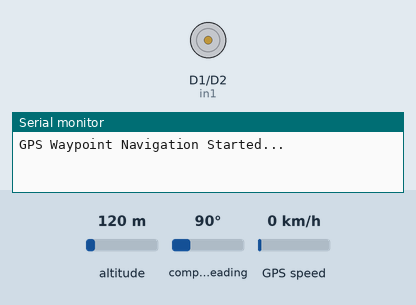
Simulated run of this sketch. Board: ESP8266 (NodeMCU). Shown: motor-driver pin pairs drawn as motors (green arrow = first pin HIGH = forward, orange = second pin HIGH = backward, longer = more drive, scaled by the enable pin), the last lines printed to the serial monitor. The test bench sets the inputs (shaded band); at power-on: altitude 120 m, compass heading 90°, GPS speed 0 km/h. The GPS gets a fix after 3 s at 37.7749, -122.4194 with 8 satellites.

Above: at 0.1 s.
At 3.1 s:
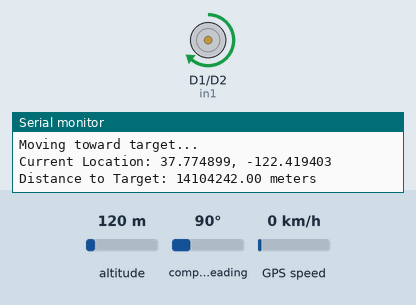
Timing chart, 0 to 4.6 s (numbered marks = the images above):
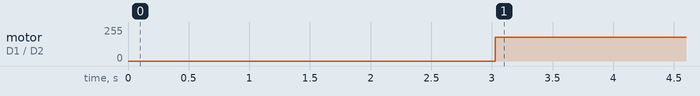

The sketch:

gps_agv.ino
```cpp
#include <SoftwareSerial.h>
#include <TinyGPS++.h>

// GPS module connected to D6 (RX) and D5 (TX) of ESP8266
SoftwareSerial gpsSerial(D6, D5);
TinyGPSPlus gps;

// Target waypoint coordinates (change as needed)
const float targetLat = 12.86758798536401;   // Latitude
const float targetLng = 74.92530863528779;   // Longitude

// Motor driver pins (adjust as per wiring)
const int in1 = D1;
const int in2 = D2;
const int enA = D3;

void setup() {
  Serial.begin(9600);           // Serial Monitor
  gpsSerial.begin(9600);        // GPS module

  pinMode(in1, OUTPUT);
  pinMode(in2, OUTPUT);
  pinMode(enA, OUTPUT);

  Serial.println("GPS Waypoint Navigation Started...");
}

void loop() {
  while (gpsSerial.available() > 0) {
    gps.encode(gpsSerial.read());

    if (gps.location.isUpdated()) {
      float currentLat = gps.location.lat();
      float currentLng = gps.location.lng();

      Serial.print("Current Location: ");
      Serial.print(currentLat, 6); Serial.print(", ");
      Serial.println(currentLng, 6);

      // Calculate distance to target
      float distance = TinyGPSPlus::distanceBetween(currentLat, currentLng, targetLat, targetLng);
      Serial.print("Distance to Target: ");
      Serial.print(distance); Serial.println(" meters");

      // Navigation logic
      if (distance > 10) {
        // Drive forward
        digitalWrite(in1, HIGH);
        digitalWrite(in2, LOW);
        analogWrite(enA, 180);  // Adjust speed (0-255)
        Serial.println("Moving toward target...");
      } else {
        // Stop
        digitalWrite(in1, LOW);
        digitalWrite(in2, LOW);
        analogWrite(enA, 0);
        Serial.println("Reached target location.");
      }
    }
  }
}
```

Measured:
- by itself, motor on D1 (in1) / D2 (in2): stopped → forward 180/255 at 3.0 s
